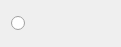
<?xml version="1.0" encoding="UTF-8"?>
<ui version="4.0">
 <class>Form</class>
 <widget class="QWidget" name="Form">
  <property name="geometry">
   <rect>
    <x>0</x>
    <y>0</y>
    <width>121</width>
    <height>47</height>
   </rect>
  </property>
  <property name="sizePolicy">
   <sizepolicy hsizetype="MinimumExpanding" vsizetype="Fixed">
    <horstretch>0</horstretch>
    <verstretch>0</verstretch>
   </sizepolicy>
  </property>
  <property name="windowTitle">
   <string>Form</string>
  </property>
  <layout class="QHBoxLayout" name="horizontalLayout_2">
   <item>
    <widget class="NodeWidget" name="inputRadioButton">
     <property name="sizePolicy">
      <sizepolicy hsizetype="Fixed" vsizetype="Fixed">
       <horstretch>0</horstretch>
       <verstretch>0</verstretch>
      </sizepolicy>
     </property>
     <property name="text">
      <string/>
     </property>
     <property name="checkable">
      <bool>true</bool>
     </property>
     <property name="autoExclusive">
      <bool>false</bool>
     </property>
    </widget>
   </item>
   <item>
    <widget class="QLabel" name="label">
     <property name="text">
      <string/>
     </property>
    </widget>
   </item>
   <item>
    <layout class="QHBoxLayout" name="horizontalLayout"/>
   </item>
  </layout>
 </widget>
 <customwidgets>
  <customwidget>
   <class>NodeWidget</class>
   <extends>QRadioButton</extends>
   <header>main</header>
  </customwidget>
 </customwidgets>
 <resources/>
 <connections/>
</ui>
